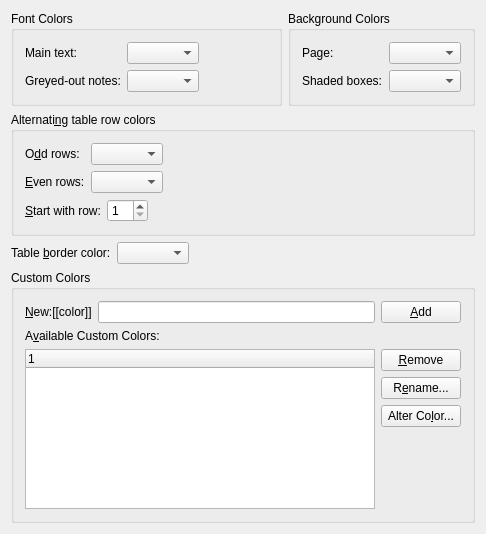
<?xml version="1.0" encoding="UTF-8"?>
<ui version="4.0">
 <class>ColorUi</class>
 <widget class="QWidget" name="ColorUi">
  <property name="geometry">
   <rect>
    <x>0</x>
    <y>0</y>
    <width>486</width>
    <height>534</height>
   </rect>
  </property>
  <property name="contextMenuPolicy">
   <enum>Qt::DefaultContextMenu</enum>
  </property>
  <property name="windowTitle">
   <string/>
  </property>
  <property name="toolTip">
   <string/>
  </property>
  <layout class="QGridLayout" name="gridLayout_5">
   <item row="4" column="0" colspan="3">
    <spacer name="spacer">
     <property name="orientation">
      <enum>Qt::Vertical</enum>
     </property>
     <property name="sizeHint" stdset="0">
      <size>
       <width>385</width>
       <height>3</height>
      </size>
     </property>
    </spacer>
   </item>
   <item row="1" column="0" colspan="3">
    <widget class="QGroupBox" name="rowColorsGB">
     <property name="title">
      <string>Alternati&amp;ng table row colors</string>
     </property>
     <layout class="QVBoxLayout" name="verticalLayout_3">
      <item>
       <layout class="QGridLayout" name="gridLayout_11">
        <item row="0" column="0">
         <widget class="QLabel" name="oddRowColorLA">
          <property name="text">
           <string>O&amp;dd rows:</string>
          </property>
          <property name="buddy">
           <cstring>oddRowColorCO</cstring>
          </property>
         </widget>
        </item>
        <item row="0" column="1">
         <widget class="lyx::frontend::ColorsCombo" name="oddRowColorCO">
          <property name="inputMethodHints">
           <set>Qt::ImhDigitsOnly|Qt::ImhLatinOnly</set>
          </property>
          <property name="maxVisibleItems">
           <number>20</number>
          </property>
         </widget>
        </item>
        <item row="1" column="0">
         <widget class="QLabel" name="evenRowColorLA">
          <property name="text">
           <string>&amp;Even rows:</string>
          </property>
          <property name="buddy">
           <cstring>evenRowColorCO</cstring>
          </property>
         </widget>
        </item>
        <item row="1" column="1">
         <widget class="lyx::frontend::ColorsCombo" name="evenRowColorCO">
          <property name="inputMethodHints">
           <set>Qt::ImhDigitsOnly|Qt::ImhLatinOnly</set>
          </property>
          <property name="maxVisibleItems">
           <number>20</number>
          </property>
         </widget>
        </item>
        <item row="1" column="2">
         <spacer name="horizontalSpacer_4">
          <property name="orientation">
           <enum>Qt::Horizontal</enum>
          </property>
          <property name="sizeHint" stdset="0">
           <size>
            <width>477</width>
            <height>20</height>
           </size>
          </property>
         </spacer>
        </item>
       </layout>
      </item>
      <item>
       <layout class="QHBoxLayout" name="horizontalLayout_6">
        <item>
         <widget class="QLabel" name="firstColoredRowLA">
          <property name="text">
           <string>&amp;Start with row:</string>
          </property>
          <property name="buddy">
           <cstring>firstColoredRowSB</cstring>
          </property>
         </widget>
        </item>
        <item>
         <widget class="QSpinBox" name="firstColoredRowSB">
          <property name="minimum">
           <number>1</number>
          </property>
         </widget>
        </item>
        <item>
         <spacer name="horizontalSpacer_7">
          <property name="orientation">
           <enum>Qt::Horizontal</enum>
          </property>
          <property name="sizeHint" stdset="0">
           <size>
            <width>477</width>
            <height>20</height>
           </size>
          </property>
         </spacer>
        </item>
       </layout>
      </item>
     </layout>
    </widget>
   </item>
   <item row="2" column="1">
    <spacer name="horizontalSpacer">
     <property name="orientation">
      <enum>Qt::Horizontal</enum>
     </property>
     <property name="sizeHint" stdset="0">
      <size>
       <width>53</width>
       <height>20</height>
      </size>
     </property>
    </spacer>
   </item>
   <item row="0" column="2">
    <widget class="QGroupBox" name="backgroundGB">
     <property name="title">
      <string>Background Colors</string>
     </property>
     <property name="flat">
      <bool>true</bool>
     </property>
     <layout class="QVBoxLayout" name="verticalLayout_2">
      <item>
       <layout class="QGridLayout" name="gridLayout_2">
        <item row="1" column="0">
         <widget class="QLabel" name="boxBackgroundColorLA">
          <property name="text">
           <string>Shaded boxes:</string>
          </property>
         </widget>
        </item>
        <item row="0" column="0">
         <widget class="QLabel" name="backgroundColorLA">
          <property name="text">
           <string>Page:</string>
          </property>
         </widget>
        </item>
        <item row="1" column="2">
         <spacer>
          <property name="orientation">
           <enum>Qt::Horizontal</enum>
          </property>
          <property name="sizeHint" stdset="0">
           <size>
            <width>40</width>
            <height>20</height>
           </size>
          </property>
         </spacer>
        </item>
        <item row="0" column="2">
         <spacer>
          <property name="orientation">
           <enum>Qt::Horizontal</enum>
          </property>
          <property name="sizeHint" stdset="0">
           <size>
            <width>40</width>
            <height>20</height>
           </size>
          </property>
         </spacer>
        </item>
        <item row="0" column="1">
         <widget class="lyx::frontend::ColorsCombo" name="pageColorCO">
          <property name="inputMethodHints">
           <set>Qt::ImhDigitsOnly|Qt::ImhLatinOnly</set>
          </property>
          <property name="maxVisibleItems">
           <number>20</number>
          </property>
         </widget>
        </item>
        <item row="1" column="1">
         <widget class="lyx::frontend::ColorsCombo" name="shadedColorCO">
          <property name="inputMethodHints">
           <set>Qt::ImhDigitsOnly|Qt::ImhLatinOnly</set>
          </property>
          <property name="maxVisibleItems">
           <number>20</number>
          </property>
         </widget>
        </item>
       </layout>
      </item>
     </layout>
    </widget>
   </item>
   <item row="3" column="0" colspan="3">
    <widget class="QGroupBox" name="customColorsGB">
     <property name="title">
      <string>Custom Colors</string>
     </property>
     <layout class="QGridLayout" name="gridLayout_4">
      <item row="2" column="0">
       <widget class="QTreeWidget" name="customColorsTW">
        <property name="rootIsDecorated">
         <bool>false</bool>
        </property>
        <column>
         <property name="text">
          <string>1</string>
         </property>
        </column>
       </widget>
      </item>
      <item row="2" column="1">
       <layout class="QGridLayout" name="gridLayout_3">
        <item row="0" column="0">
         <widget class="QPushButton" name="removeColorPB">
          <property name="toolTip">
           <string>Remove the selected color</string>
          </property>
          <property name="text">
           <string>&amp;Remove</string>
          </property>
         </widget>
        </item>
        <item row="1" column="0">
         <widget class="QPushButton" name="renameColorPB">
          <property name="toolTip">
           <string>Rename the selected color</string>
          </property>
          <property name="text">
           <string>R&amp;ename...</string>
          </property>
         </widget>
        </item>
        <item row="2" column="0">
         <widget class="QPushButton" name="alterColorPB">
          <property name="toolTip">
           <string>Define or change button color</string>
          </property>
          <property name="text">
           <string>Alter Co&amp;lor...</string>
          </property>
         </widget>
        </item>
        <item row="3" column="0">
         <spacer name="spacer_2">
          <property name="orientation">
           <enum>Qt::Vertical</enum>
          </property>
          <property name="sizeType">
           <enum>QSizePolicy::Expanding</enum>
          </property>
          <property name="sizeHint" stdset="0">
           <size>
            <width>20</width>
            <height>18</height>
           </size>
          </property>
         </spacer>
        </item>
       </layout>
      </item>
      <item row="0" column="0" colspan="2">
       <layout class="QHBoxLayout" name="_2">
        <item>
         <widget class="QLabel" name="newColorLA">
          <property name="text">
           <string>&amp;New:[[color]]</string>
          </property>
          <property name="buddy">
           <cstring>newColorLE</cstring>
          </property>
         </widget>
        </item>
        <item>
         <widget class="QLineEdit" name="newColorLE">
          <property name="toolTip">
           <string>Enter the name of the desired color (only ASCII characters and no space allowed) and hit &quot;Add&quot;</string>
          </property>
         </widget>
        </item>
        <item>
         <widget class="QPushButton" name="addColorPB">
          <property name="toolTip">
           <string>Add a new color to the list</string>
          </property>
          <property name="text">
           <string>&amp;Add</string>
          </property>
         </widget>
        </item>
       </layout>
      </item>
      <item row="1" column="0">
       <widget class="QLabel" name="availableColorLA">
        <property name="text">
         <string>A&amp;vailable Custom Colors:</string>
        </property>
        <property name="buddy">
         <cstring>customColorsTW</cstring>
        </property>
       </widget>
      </item>
     </layout>
    </widget>
   </item>
   <item row="0" column="0" colspan="2">
    <widget class="QGroupBox" name="fontcolorGB">
     <property name="title">
      <string>Font Colors</string>
     </property>
     <property name="flat">
      <bool>true</bool>
     </property>
     <layout class="QVBoxLayout" name="verticalLayout">
      <item>
       <layout class="QGridLayout" name="gridLayout">
        <item row="0" column="0">
         <widget class="QLabel" name="fontColorLA">
          <property name="text">
           <string>Main text:</string>
          </property>
         </widget>
        </item>
        <item row="1" column="0">
         <widget class="QLabel" name="noteFontColorLA">
          <property name="text">
           <string>Greyed-out notes:</string>
          </property>
         </widget>
        </item>
        <item row="0" column="1">
         <widget class="lyx::frontend::ColorsCombo" name="textColorCO">
          <property name="inputMethodHints">
           <set>Qt::ImhDigitsOnly|Qt::ImhLatinOnly</set>
          </property>
          <property name="maxVisibleItems">
           <number>20</number>
          </property>
         </widget>
        </item>
        <item row="1" column="1">
         <widget class="lyx::frontend::ColorsCombo" name="noteColorCO">
          <property name="inputMethodHints">
           <set>Qt::ImhDigitsOnly|Qt::ImhLatinOnly</set>
          </property>
          <property name="maxVisibleItems">
           <number>20</number>
          </property>
         </widget>
        </item>
        <item row="1" column="2">
         <spacer>
          <property name="orientation">
           <enum>Qt::Horizontal</enum>
          </property>
          <property name="sizeHint" stdset="0">
           <size>
            <width>40</width>
            <height>20</height>
           </size>
          </property>
         </spacer>
        </item>
        <item row="0" column="2">
         <spacer>
          <property name="orientation">
           <enum>Qt::Horizontal</enum>
          </property>
          <property name="sizeHint" stdset="0">
           <size>
            <width>40</width>
            <height>20</height>
           </size>
          </property>
         </spacer>
        </item>
       </layout>
      </item>
     </layout>
    </widget>
   </item>
   <item row="2" column="0">
    <layout class="QHBoxLayout" name="horizontalLayout">
     <item>
      <widget class="QLabel" name="borderColorLA">
       <property name="text">
        <string>Table &amp;border color:</string>
       </property>
       <property name="buddy">
        <cstring>borderColorCO</cstring>
       </property>
      </widget>
     </item>
     <item>
      <widget class="lyx::frontend::ColorsCombo" name="borderColorCO">
       <property name="inputMethodHints">
        <set>Qt::ImhDigitsOnly|Qt::ImhLatinOnly</set>
       </property>
       <property name="maxVisibleItems">
        <number>20</number>
       </property>
      </widget>
     </item>
    </layout>
   </item>
  </layout>
 </widget>
 <layoutdefault spacing="6" margin="11"/>
 <customwidgets>
  <customwidget>
   <class>lyx::frontend::ColorsCombo</class>
   <extends>QComboBox</extends>
   <header>ColorsCombo.h</header>
  </customwidget>
 </customwidgets>
 <includes>
  <include location="local">qt_i18n.h</include>
 </includes>
 <resources/>
 <connections/>
</ui>
